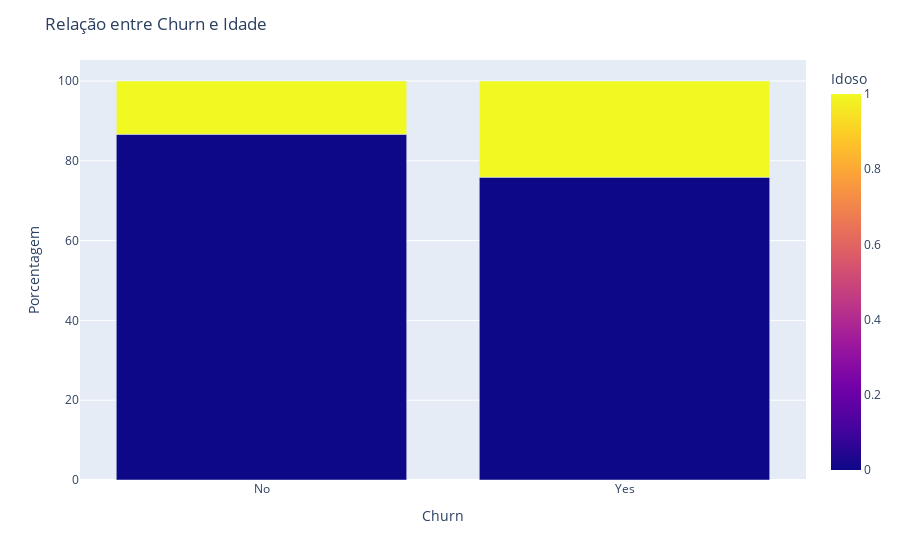

This figure's notebook cell:
### Code cell
#Qual relação entre idade e churn

df_grouped = df.groupby(['Churn', 'Idoso']).size().reset_index(name='count')
total_por_churn = df_grouped.groupby('Churn')['count'].transform('sum')
df_grouped['percent'] = (df_grouped['count'] / total_por_churn) * 100


fig = px.bar(df_grouped, x='Churn', y='percent', color='Idoso', barmode='stack')

fig.update_layout(title='Relação entre Churn e Idade',
                  yaxis_title='Porcentagem',
                 )
fig.show()

### Figure 1 — Plotly figure (JSON) as saved in the notebook; plotly's stock layout.template omitted (floating-point values rounded to 4 significant figures)
{"data": [{"alignmentgroup": "True", "hovertemplate": "Churn=%{x}<br>percent=%{y}<br>Idoso=%{marker.color}<extra></extra>", "legendgroup": "", "marker": {"color": [0, 1, 0, 1], "coloraxis": "coloraxis", "pattern": {"shape": ""}}, "name": "", "offsetgroup": "", "orientation": "v", "showlegend": false, "textposition": "auto", "type": "bar", "x": ["No", "No", "Yes", "Yes"], "xaxis": "x", "y": [86.64, 13.36, 75.89, 24.11], "yaxis": "y"}], "layout": {"barmode": "stack", "coloraxis": {"colorbar": {"title": {"text": "Idoso"}}, "colorscale": [[0, "#0d0887"], [0.1111, "#46039f"], [0.2222, "#7201a8"], [0.3333, "#9c179e"], [0.4444, "#bd3786"], [0.5556, "#d8576b"], [0.6667, "#ed7953"], [0.7778, "#fb9f3a"], [0.8889, "#fdca26"], [1, "#f0f921"]]}, "legend": {"tracegroupgap": 0}, "margin": {"t": 60}, "title": {"text": "Relação entre Churn e Idade"}, "xaxis": {"anchor": "y", "domain": [0, 1], "title": {"text": "Churn"}}, "yaxis": {"anchor": "x", "domain": [0, 1], "title": {"text": "Porcentagem"}}}}
